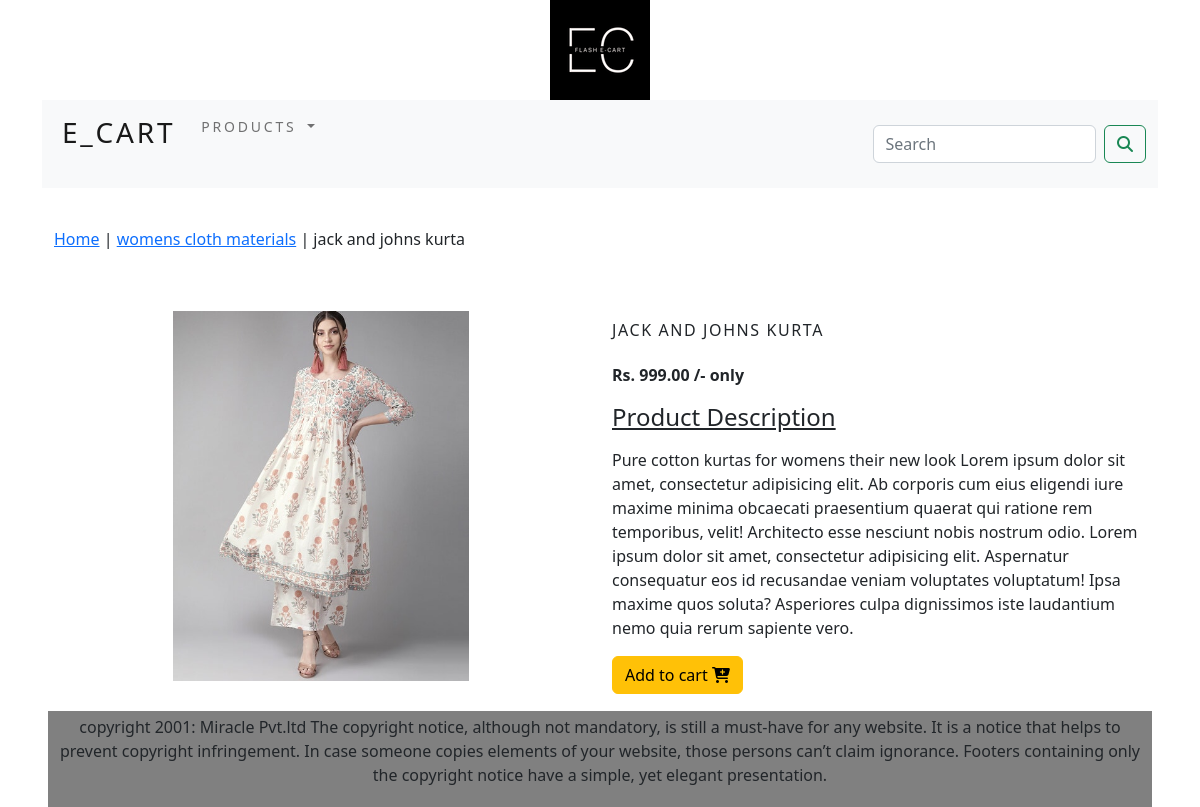
The app's page /ecart/womens-cloth-materials/jack-and-johns-kurta/ with its own data.
### ecart_app/models.py (models this page shows, shortened)
class Product(models.Model):
    name = models.CharField(max_length=250, unique=True)
    slug = models.SlugField(max_length=250, unique=True)
    desc = models.TextField(blank=True)
    price = models.DecimalField(max_digits=6, decimal_places=2)
    category = models.ForeignKey(Category, on_delete=models.CASCADE)
    img = models.ImageField(upload_to='product', blank=True)
    stock = models.IntegerField(blank=True)
    available = models.BooleanField(default=True)
    create = models.DateTimeField(auto_now_add=True)
    updated = models.DateTimeField(auto_now=True)
    class Meta:
        ordering = ('name',)
        verbose_name = 'product'
        verbose_name_plural = 'products'

class Category(models.Model):
    name = models.CharField(max_length=250, unique=True)
    slug = models.SlugField(max_length=250, unique=True)
    desc = models.TextField(blank=True)
    img = models.ImageField(upload_to='category', blank=True)
    class Meta:
        ordering = ('name',)
        verbose_name = 'category'
        verbose_name_plural = 'categories'
    def get_url(self):
        return reverse('ecart_app:product_by_category', args=[self.slug])
    def __str__(self):
        return '{}'.format(self.name)

### ecart_app/views.py (the view)
# urls.py: path('<slug:c_slug>/<slug:product_slug>/', views.product_detail, name='product_detail'),
def product_detail(request, c_slug, product_slug):
    try:
        product = Product.objects.get(category__slug=c_slug, slug=product_slug)
    except Exception as e:
        raise e
    return render(request, 'detail_page.html', {'product': product})

### cart_app/context_processors.py (called while the page is built)
def counter(request):
    item_count = 0
    if 'admin' in request.path:
        return {}
    else:
        try:
            cart = Cart.objects.filter(cart_id=_cart_id(request))
            cart_items = Cart_Item.objects.all().filter(cart=cart[:1])
            for cart_item in cart_items:
                item_count += cart_item.quantity
        except Cart.DoesNotExist:
            item_count = 0
    return dict(item_count=item_count)

### cart_app/views.py (called while the page is built)
def _cart_id(request):
    cart = request.session.session_key
    if not cart:
        cart = request.session.create()
    return cart

### ecart_app/context_processors.py (called while the page is built)
def menu_links(request):
    links = Category.objects.all()
    return dict(links=links)

### templates/detail_page.html (shortened to what this page needs)
{% extends 'base.html' %}
{% load static %}
{% block content %}
<div class="container">
    <div class="row my_prod_row">
        <div class="mx_auto">
            <p><a href="{% url 'ecart_app:all_product_category' %}">Home</a> | <a href="{{ product.category.get_url }}">{{ product.category }}</a> | {{ product.name }} </p>
        </div>
    </div>
</div>
<br>
<div class="container">
    <div class="row">
            <div class="col-12 col-sm-12 col-md-12 col-lg-6 text-center">
                <div style="min-width: 18rem">
                    <img class="my_prod_image" src="{{ product.img.url }}" alt="{{ product.name }}" height="400px">
                </div>
            </div>
            <div class="col-12 col-sm-12 col-md-12 col-lg-6">
                <h2 class="my_prod_title"> {{ product.name }} </h2>
                <p><b> Rs. {{ product.price }} /- only</b></p>
                <p><h4><u>Product Description</u></h4></p>
                <p class="text-justify"> {{ product.desc }} Lorem ipsum dolor sit amet, consectetur adipisicing elit. Ab corporis cum eius eligendi iure maxime minima obcaecati praesentium quaerat qui ratione rem temporibus, velit! Architecto esse nesciunt nobis nostrum odio. Lorem ipsum dolor sit amet, consectetur adipisicing elit. Aspernatur consequatur eos id recusandae veniam voluptates voluptatum! Ipsa maxime quos soluta? Asperiores culpa dignissimos iste laudantium nemo quia rerum sapiente vero.</p>
                <div>
                    {% if product.stock <= 0 %}
                        <p style="my_prod_text"><b>out of stock</b></p>
                    {% else %}
                        <a class="btn btn-warning" href="{% url 'cart_app:add_cart' product.id %}">Add to cart <i class="fa fa-cart-plus"></i></a>
                    {% endif %}
                </div>
            </div>
        </div>
    </div>
</div>
{% endblock %}

### static/css/custom.css (style rules this page uses)
body { font-family: 'Roboto', sans-serif; }
.my_prod_row { padding-top: 15px; padding-bottom: 20px; }
.my_prod_title { font-size: 16px; text-transform: uppercase; letter-spacing: .1em; padding-top: 10px; padding-bottom: 15px; }
.my_prod_image { padding-bottom: 30px; }

### records on screen
Product: category "womens cloth materials", name "jack and johns kurta", img (picture), name "JACK AND JOHNS KURTA", price "999.00", desc "Pure cotton kurtas for womens their new look"
